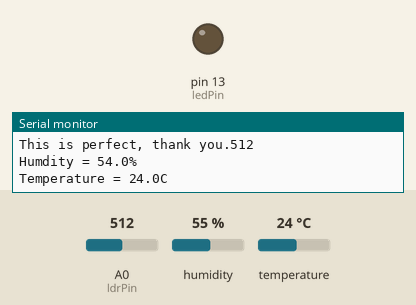
This sketch was run on a simulated Arduino Uno, built with avr-gcc and run on an emulated ATmega328P. On the bench: output pins drawn as LEDs (lit = HIGH), the last lines printed to the serial monitor. Wiring (inferred from the names in the program): DHT11 sensor: data pin 8. The inputs (shaded band) are chosen by the test bench; at power-on: A0 (ldrPin) = 512, humidity 55 %, temperature 24 °C. Pins used as bus, display or sensor lines are not drawn.

Above: at 1.8 s.
1.9 s: A0 (ldrPin) set to 417
3.4 s: A0 (ldrPin) set to 389
At 5.2 s:
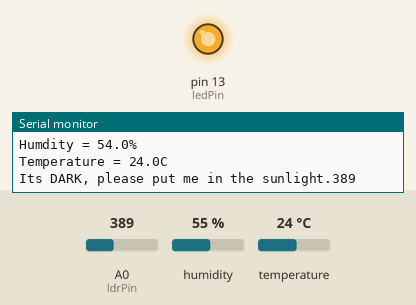
5.6 s: A0 (ldrPin) set to 410
At 6.9 s:
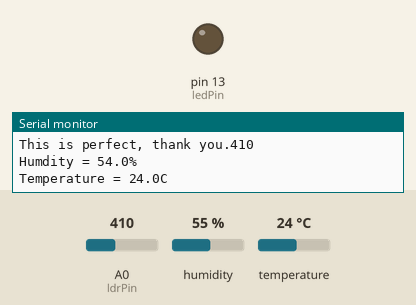
7.7 s: A0 (ldrPin) set to 391
At 8.6 s:
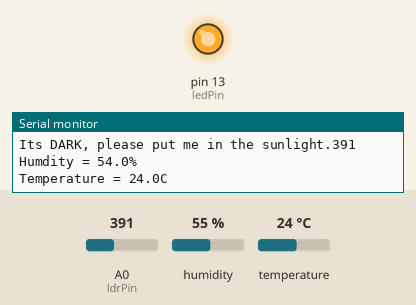
Timing chart, 0 to 10.7 s (numbered marks = the images above; inputs shaded):
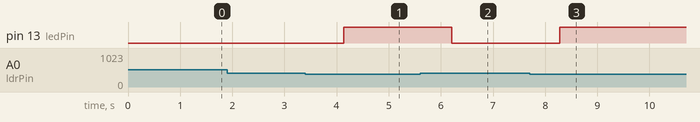

The sketch:

Humiditytemperature___light.ino
```cpp
int DHpin = 8; // input/output pin
byte dat[5];

const int ledPin = 13;
const int ldrPin = A0;

byte read_data()
{
  byte i = 0;
  byte result = 0;
  for (i = 0; i < 8; i++) {
      while (digitalRead(DHpin) == LOW); // wait 50us
      delayMicroseconds(30); //The duration of the high level is judged to determine whether the data is '0' or '1'
      if (digitalRead(DHpin) == HIGH)
        result |= (1 << (8 - i)); //High in the former, low in the post
    while (digitalRead(DHpin) == HIGH); //Data '1', waiting for the next bit of reception
    }
  return result;
}

void start_test()
{
  digitalWrite(DHpin, LOW); //Pull down the bus to send the start signal
  delay(30); //The delay is greater than 18 ms so that DHT 11 can detect the start signal
  digitalWrite(DHpin, HIGH);
  delayMicroseconds(40); //Wait for DHT11 to respond
  pinMode(DHpin, INPUT);
  while(digitalRead(DHpin) == HIGH);
  delayMicroseconds(80); //The DHT11 responds by pulling the bus low for 80us;

  if(digitalRead(DHpin) == LOW)
    delayMicroseconds(80); //DHT11 pulled up after the bus 80us to start sending data;
  for(int i = 0; i < 5; i++) //Receiving temperature and humidity data, check bits are not considered;
    dat[i] = read_data();
  pinMode(DHpin, OUTPUT);
  digitalWrite(DHpin, HIGH); //After the completion of a release of data bus, waiting for the host to start the next signal
}

void setup()
{

  Serial.begin(9600);
  pinMode(ledPin, OUTPUT);
  pinMode(ldrPin, INPUT);
  pinMode(DHpin, OUTPUT);
}

void loop()
{
  int ldrStatus = analogRead(ldrPin);

  if (ldrStatus <= 400) {

    digitalWrite(ledPin, HIGH);

    Serial.print("Its DARK, please put me in the sunlight.");

    Serial.println(ldrStatus);

  }
    if (ldrStatus >= 900)
  {
    digitalWrite(ledPin, HIGH);

    Serial.print("Its TOO BRIGHT, please stop.");

    Serial.println(ldrStatus);
  }
  if (ldrStatus >= 401 && ldrStatus <= 899) {

    digitalWrite(ledPin, LOW);

    Serial.print("This is perfect, thank you.");

    Serial.println(ldrStatus);

}

  start_test();
  Serial.print("Humdity = ");
  Serial.print(dat[0], DEC); //Displays the integer bits of humidity;
  Serial.print('.');
  Serial.print(dat[1], DEC); //Displays the decimal places of the humidity;
  Serial.println('%');
  Serial.print("Temperature = ");
  Serial.print(dat[2], DEC); //Displays the integer bits of temperature;
  Serial.print('.');
  Serial.print(dat[3], DEC); //Displays the decimal places of the temperature;
  Serial.println('C');

  delay(1000);
}
```

Measured:
- the behaviour switches between 401 and 400 on A0 (ldrPin) (found by bisection; images 0 and 1)
- after the input at 3.4 s, pin 13 (ledPin): LOW → HIGH after 0.74 s
- after the input at 5.6 s, pin 13 (ledPin): HIGH → LOW after 0.61 s
- after the input at 7.7 s, pin 13 (ledPin): LOW → HIGH after 0.58 s
